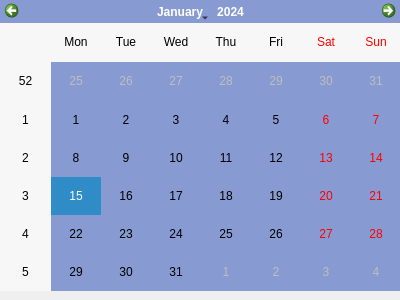
<?xml version="1.0" encoding="UTF-8"?>
<ui version="4.0">
 <class>Dialog</class>
 <widget class="QDialog" name="Dialog">
  <property name="geometry">
   <rect>
    <x>0</x>
    <y>0</y>
    <width>400</width>
    <height>300</height>
   </rect>
  </property>
  <property name="windowTitle">
   <string>CALENDARIO FECHA DEVOLUCIÓN</string>
  </property>
  <property name="windowIcon">
   <iconset resource="recursos.qrc">
    <normaloff>:/calendario/img/calendar-icon.png</normaloff>:/calendario/img/calendar-icon.png</iconset>
  </property>
  <widget class="QCalendarWidget" name="calendarioDevolucion">
   <property name="geometry">
    <rect>
     <x>0</x>
     <y>0</y>
     <width>401</width>
     <height>291</height>
    </rect>
   </property>
   <property name="styleSheet">
    <string notr="true">background-color:rgb(135, 154, 209)</string>
   </property>
  </widget>
 </widget>
 <resources>
  <include location="recursos.qrc"/>
 </resources>
 <connections/>
</ui>
